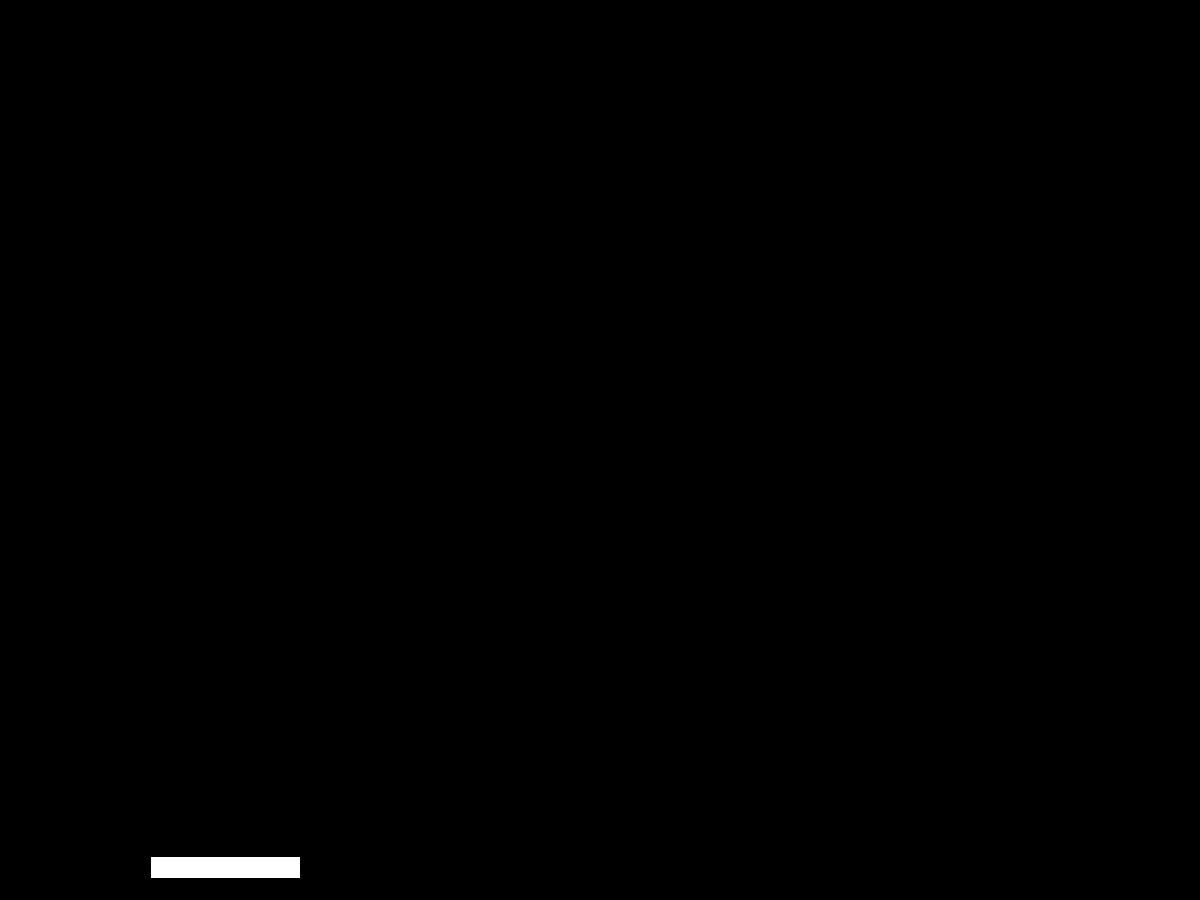
Frame 1 (no input)
Frame 60 (the mouse pressed at the canvas centre just before this capture): identical to frame 1, image omitted
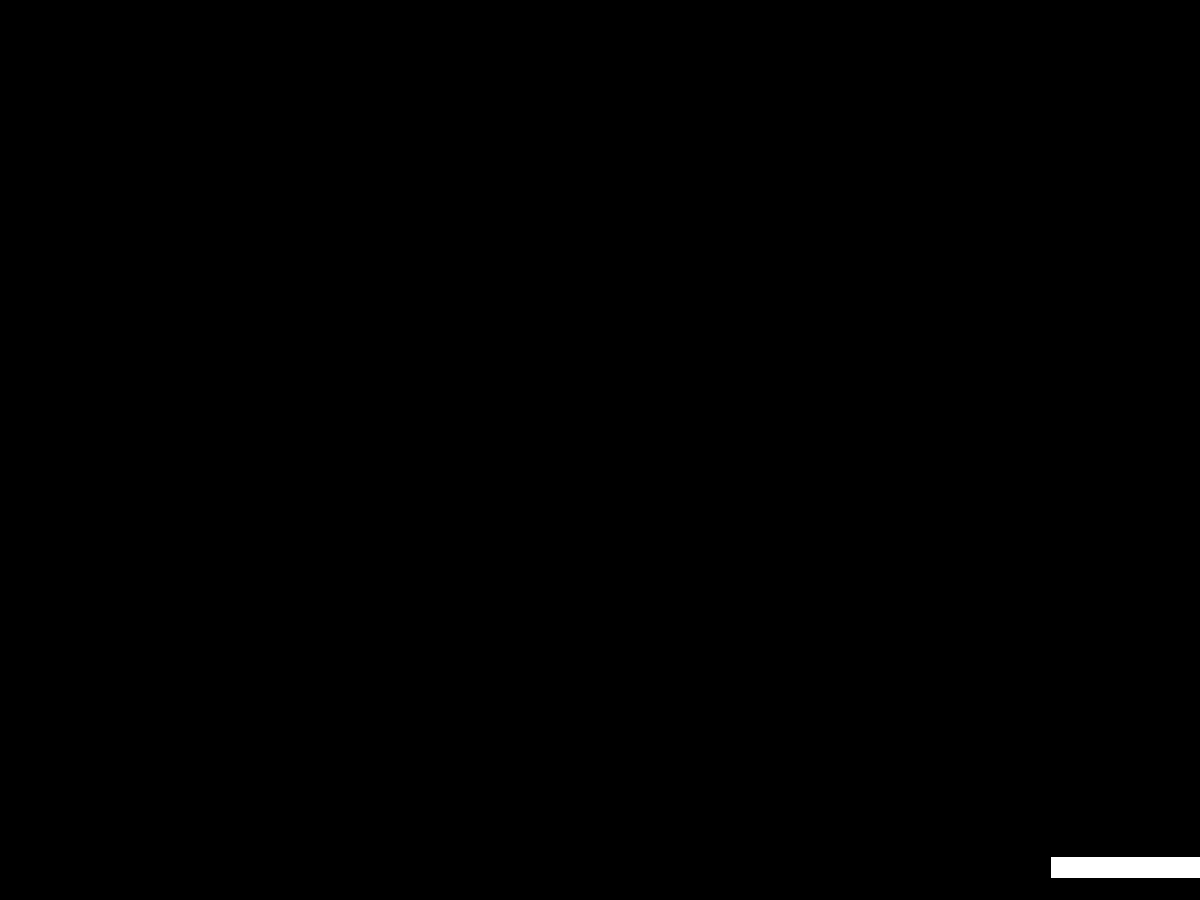
Frame 120 (the mouse held since frame 60 and released just before this capture)

The Processing sketch that drew these frames (run headless with seeded random() and noise(); from frame 60 on, the mouse is pressed at the canvas centre):

// Processing sketch: Atari
// ── Atari.pde
int difficultyPaddle; //40 easy, 60 medium, 80 hard;

void setup() {
  size(1200,900);
  
  difficultyPaddle = 80;
}

void draw() {
  background(0);
  
  drawPaddle();
}

void drawPaddle() {
  int paddleWidth = 40;
  int followX;
  
  if (mouseX < width/difficultyPaddle*10) {
    followX = width/difficultyPaddle*10;
  } else if (mouseX > width/difficultyPaddle*10) {
    followX = width - width/difficultyPaddle*10;    
  } else {
    followX = mouseX;
  }
  
  rect(followX, height - 2*(height/paddleWidth), width/difficultyPaddle*10, height/paddleWidth);
}

void keyPressed() {
  if (key == ' ') {
    //reset the game
  }
}//keyPressed

void mousePressed() {
  //start game
}

// ── Ball.pde
class Ball {
  PVector center;
  int xspeed, yspeed;
  int bsize;

  color c;

  Ball(PVector c, int s) {
    center = new PVector(c.x, c.y);
    bsize = s;
  }

  void display() {
    fill(c);
    circle(center.x, center.y, bsize);
  }

  void moveBall() {
    if (center.x > width - bsize/2 ||
      center.x < bsize/2) {
      xspeed = xspeed -1;
    }
    if (center.y > height - bsize/2 ||
      center.y < bsize/2) {
      yspeed = yspeed * -1;
    }
    center.x+= xspeed;
    center.y+= yspeed;
  }
}


// ── Brick.pde
//CLASS BRICK
